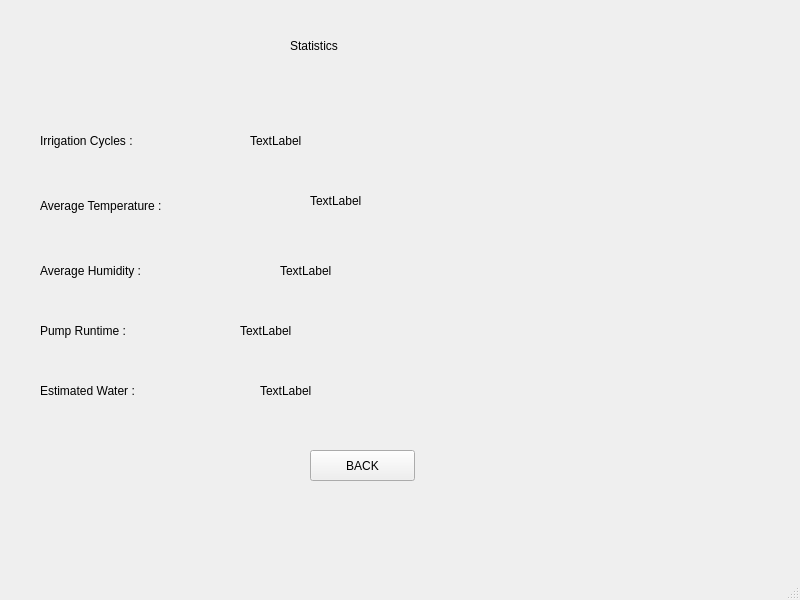
<?xml version="1.0" encoding="UTF-8"?>
<ui version="4.0">
 <class>MainWindow</class>
 <widget class="QMainWindow" name="MainWindow">
  <property name="geometry">
   <rect>
    <x>0</x>
    <y>0</y>
    <width>800</width>
    <height>600</height>
   </rect>
  </property>
  <property name="windowTitle">
   <string>MainWindow</string>
  </property>
  <widget class="QWidget" name="centralwidget">
   <widget class="QLabel" name="label">
    <property name="geometry">
     <rect>
      <x>290</x>
      <y>20</y>
      <width>131</width>
      <height>51</height>
     </rect>
    </property>
    <property name="styleSheet">
     <string notr="true">font: 19pt &quot;Ubuntu Sans&quot;;</string>
    </property>
    <property name="text">
     <string>Statistics</string>
    </property>
   </widget>
   <widget class="QLabel" name="label_2">
    <property name="geometry">
     <rect>
      <x>40</x>
      <y>120</y>
      <width>211</width>
      <height>41</height>
     </rect>
    </property>
    <property name="styleSheet">
     <string notr="true">font: 15pt &quot;Ubuntu Sans&quot;;</string>
    </property>
    <property name="text">
     <string>Irrigation Cycles :</string>
    </property>
   </widget>
   <widget class="QLabel" name="label_3">
    <property name="geometry">
     <rect>
      <x>40</x>
      <y>190</y>
      <width>261</width>
      <height>31</height>
     </rect>
    </property>
    <property name="styleSheet">
     <string notr="true">font: 15pt &quot;Ubuntu Sans&quot;;</string>
    </property>
    <property name="text">
     <string>Average Temperature :</string>
    </property>
   </widget>
   <widget class="QLabel" name="label_4">
    <property name="geometry">
     <rect>
      <x>40</x>
      <y>250</y>
      <width>221</width>
      <height>41</height>
     </rect>
    </property>
    <property name="styleSheet">
     <string notr="true">font: 15pt &quot;Ubuntu Sans&quot;;</string>
    </property>
    <property name="text">
     <string>Average Humidity :</string>
    </property>
   </widget>
   <widget class="QLabel" name="label_5">
    <property name="geometry">
     <rect>
      <x>40</x>
      <y>310</y>
      <width>191</width>
      <height>41</height>
     </rect>
    </property>
    <property name="styleSheet">
     <string notr="true">font: 15pt &quot;Ubuntu Sans&quot;;</string>
    </property>
    <property name="text">
     <string>Pump Runtime :</string>
    </property>
   </widget>
   <widget class="QLabel" name="label_6">
    <property name="geometry">
     <rect>
      <x>40</x>
      <y>380</y>
      <width>201</width>
      <height>22</height>
     </rect>
    </property>
    <property name="styleSheet">
     <string notr="true">font: 15pt &quot;Ubuntu Sans&quot;;</string>
    </property>
    <property name="text">
     <string>Estimated Water : </string>
    </property>
   </widget>
   <widget class="QPushButton" name="statistics_back_button">
    <property name="geometry">
     <rect>
      <x>310</x>
      <y>450</y>
      <width>105</width>
      <height>31</height>
     </rect>
    </property>
    <property name="text">
     <string>BACK</string>
    </property>
   </widget>
   <widget class="QLabel" name="irrigation_cycles_label">
    <property name="geometry">
     <rect>
      <x>250</x>
      <y>130</y>
      <width>121</width>
      <height>21</height>
     </rect>
    </property>
    <property name="styleSheet">
     <string notr="true">font: 15pt &quot;Ubuntu Sans&quot;;</string>
    </property>
    <property name="text">
     <string>TextLabel</string>
    </property>
   </widget>
   <widget class="QLabel" name="avg_temperature_label">
    <property name="geometry">
     <rect>
      <x>310</x>
      <y>190</y>
      <width>121</width>
      <height>22</height>
     </rect>
    </property>
    <property name="styleSheet">
     <string notr="true">font: 15pt &quot;Ubuntu Sans&quot;;</string>
    </property>
    <property name="text">
     <string>TextLabel</string>
    </property>
   </widget>
   <widget class="QLabel" name="avg_humidity_label">
    <property name="geometry">
     <rect>
      <x>280</x>
      <y>260</y>
      <width>121</width>
      <height>22</height>
     </rect>
    </property>
    <property name="styleSheet">
     <string notr="true">font: 15pt &quot;Ubuntu Sans&quot;;</string>
    </property>
    <property name="text">
     <string>TextLabel</string>
    </property>
   </widget>
   <widget class="QLabel" name="pump_runtime_label">
    <property name="geometry">
     <rect>
      <x>240</x>
      <y>320</y>
      <width>121</width>
      <height>22</height>
     </rect>
    </property>
    <property name="styleSheet">
     <string notr="true">font: 15pt &quot;Ubuntu Sans&quot;;</string>
    </property>
    <property name="text">
     <string>TextLabel</string>
    </property>
   </widget>
   <widget class="QLabel" name="estimated_water_label">
    <property name="geometry">
     <rect>
      <x>260</x>
      <y>380</y>
      <width>111</width>
      <height>22</height>
     </rect>
    </property>
    <property name="styleSheet">
     <string notr="true">font: 15pt &quot;Ubuntu Sans&quot;;</string>
    </property>
    <property name="text">
     <string>TextLabel</string>
    </property>
   </widget>
  </widget>
  <widget class="QMenuBar" name="menubar">
   <property name="geometry">
    <rect>
     <x>0</x>
     <y>0</y>
     <width>800</width>
     <height>27</height>
    </rect>
   </property>
  </widget>
  <widget class="QStatusBar" name="statusbar"/>
 </widget>
 <resources/>
 <connections/>
</ui>
